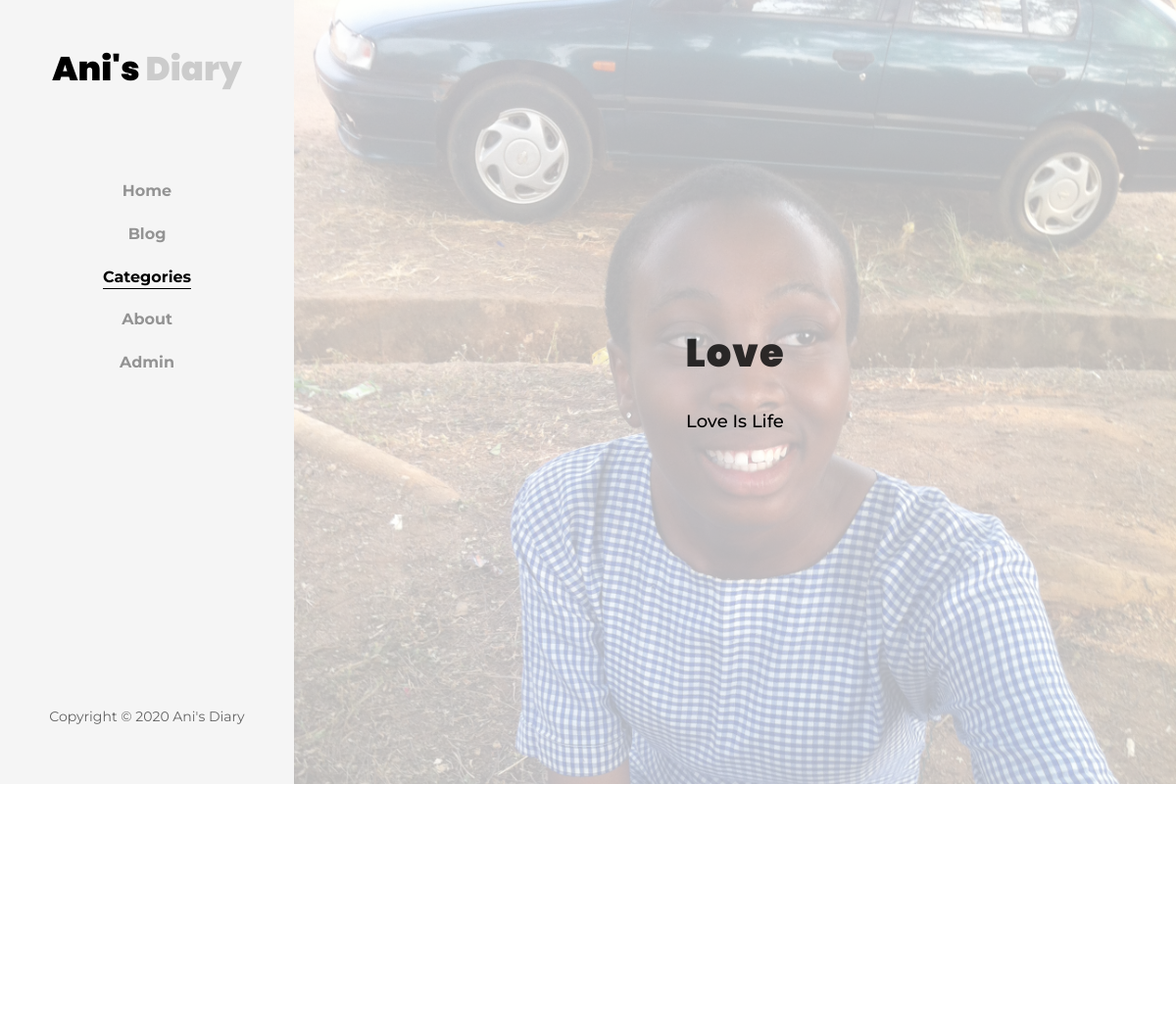
The page /category/1/ (upper part) on the database as committed earlier.
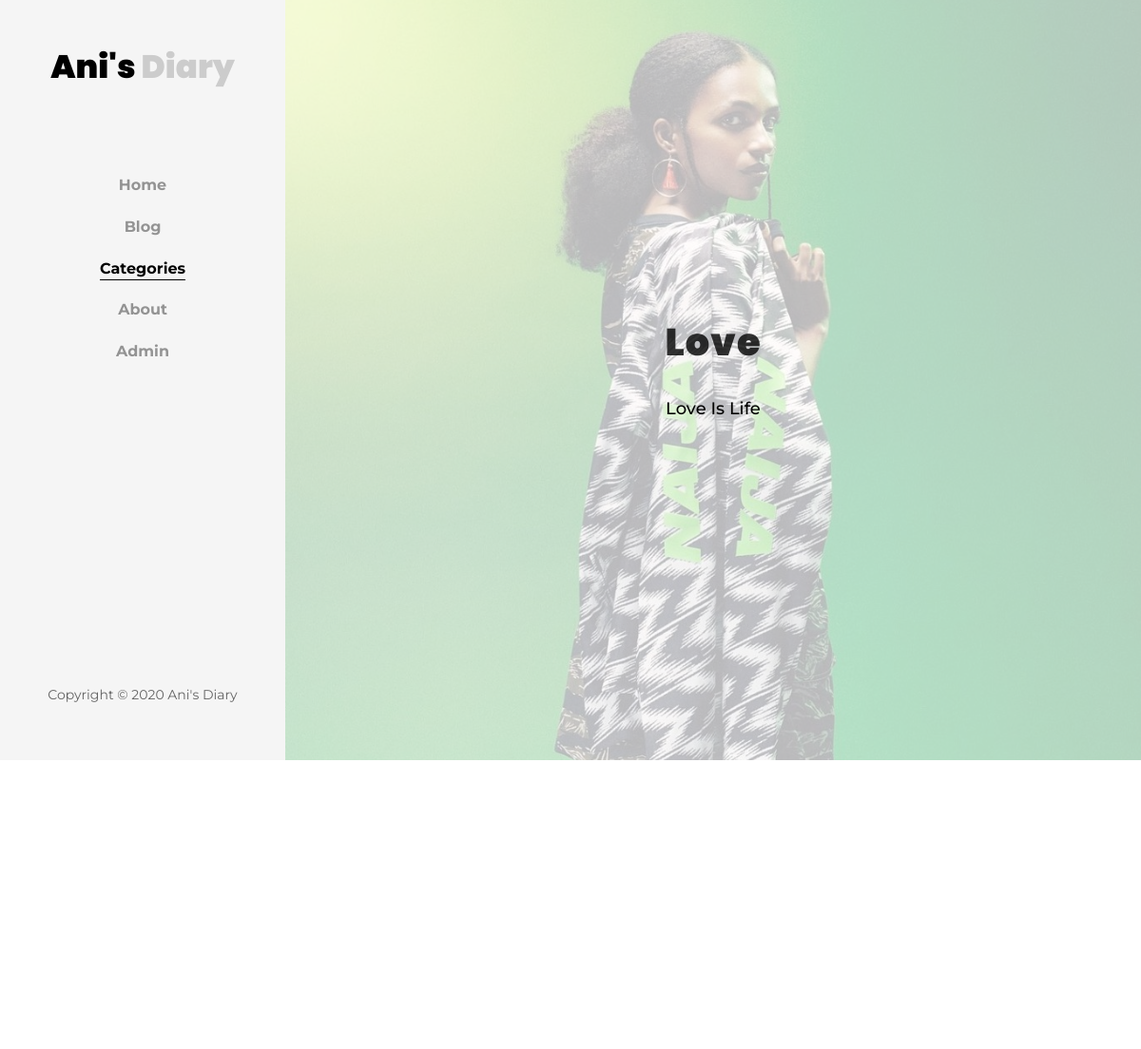
The same page on the database as committed later.
### blog/models.py (models this page shows, shortened)
class Category(models.Model):
	name = models.CharField(max_length=200, null=True)
	description = models.TextField(max_length=200, null=True)
	picture = models.ImageField(upload_to="category/",null=True, default="category/default.jpg")
	class Meta:
		verbose_name_plural = "Categories"

### blog/views.py (the view)
# urls.py: path("category/",views.categoryPage, name="category"),
def category(request,pk):
	category = get_object_or_404(Category,pk=pk)
	frontend = {
		"category":category,
	}
	return render(request,"blog/category-display.html",frontend)

### templates/blog/category-display.html (shortened to what this page needs)
{% extends 'base.html' %}
{% load static %}
{% block content %}
	<div id="colorlib-main">
            <div class="hero-wrap js-fullheight" style="background-image: url({{category.picture.url}});"
                data-stellar-background-ratio="0.5">
                <div class="overlay"></div>
                <div class="js-fullheight d-flex justify-content-center align-items-center">
                    <div class="col-md-8 text text-center">
                        <div class="desc">
                            <h1 class="mb-4">{{category.name|title}}</h1>
                            <p class="mb-4">{{category.description}}</p>
                        </div>
                    </div>
                </div>
            </div>
            <section class="ftco-section">
                <div class="container">
                    <div class="row justify-content-center mb-5 pb-2">
                    </div>
                    <div class="row">
	                    	{% for post in category.post_set.all %}
		                        <div class="col-md-4">
		                        </div>
		                     {% endfor %}
		                </div>
            </section>
{% include 'partials/_footer.html' %}
{% endblock %}

Rows that differ between the two databases and show on the page:
changed Category "Love": picture: a different picture
